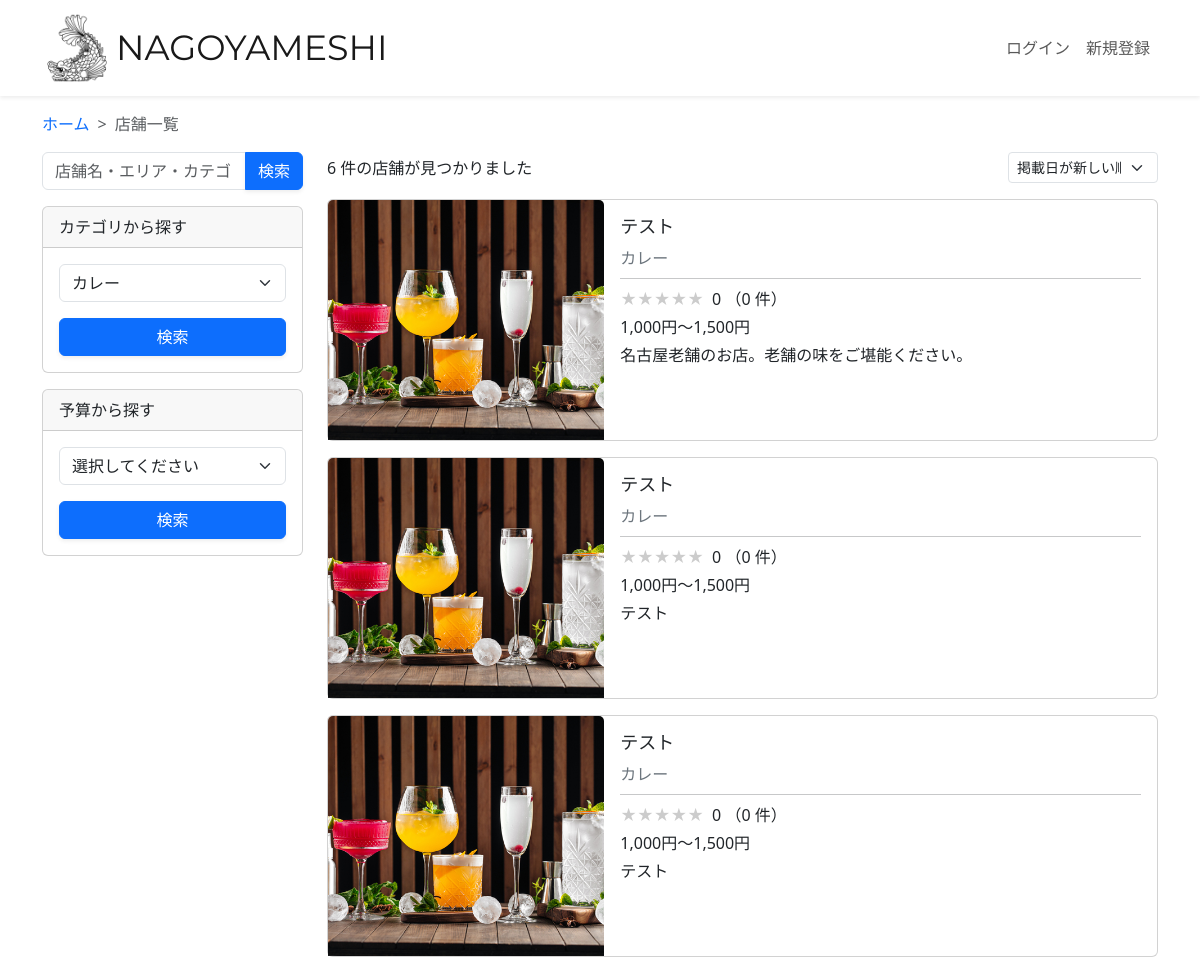
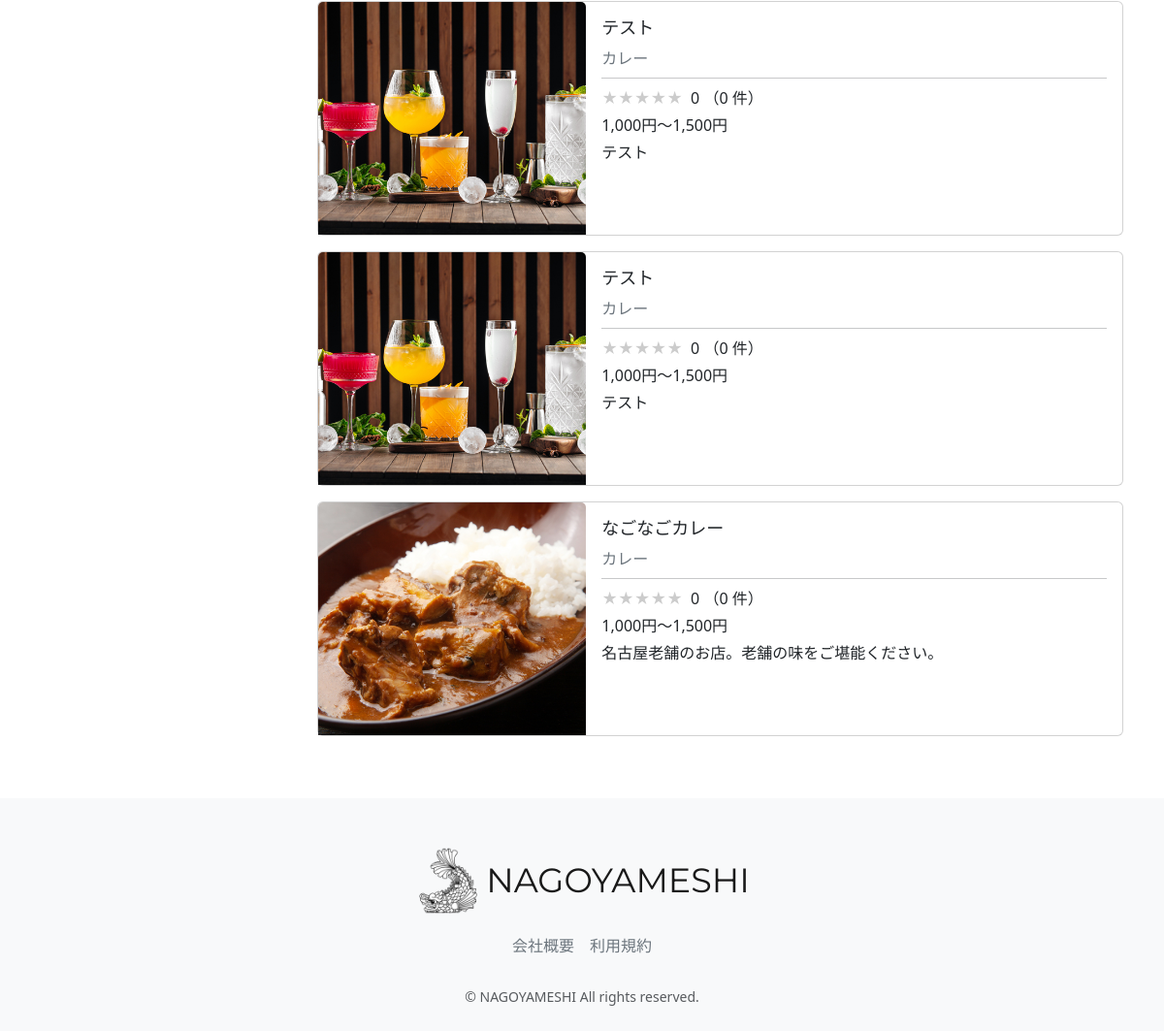
The app's page /restaurant-list/?category=カレー&button_type=category, older data (2 pictures, top to bottom).
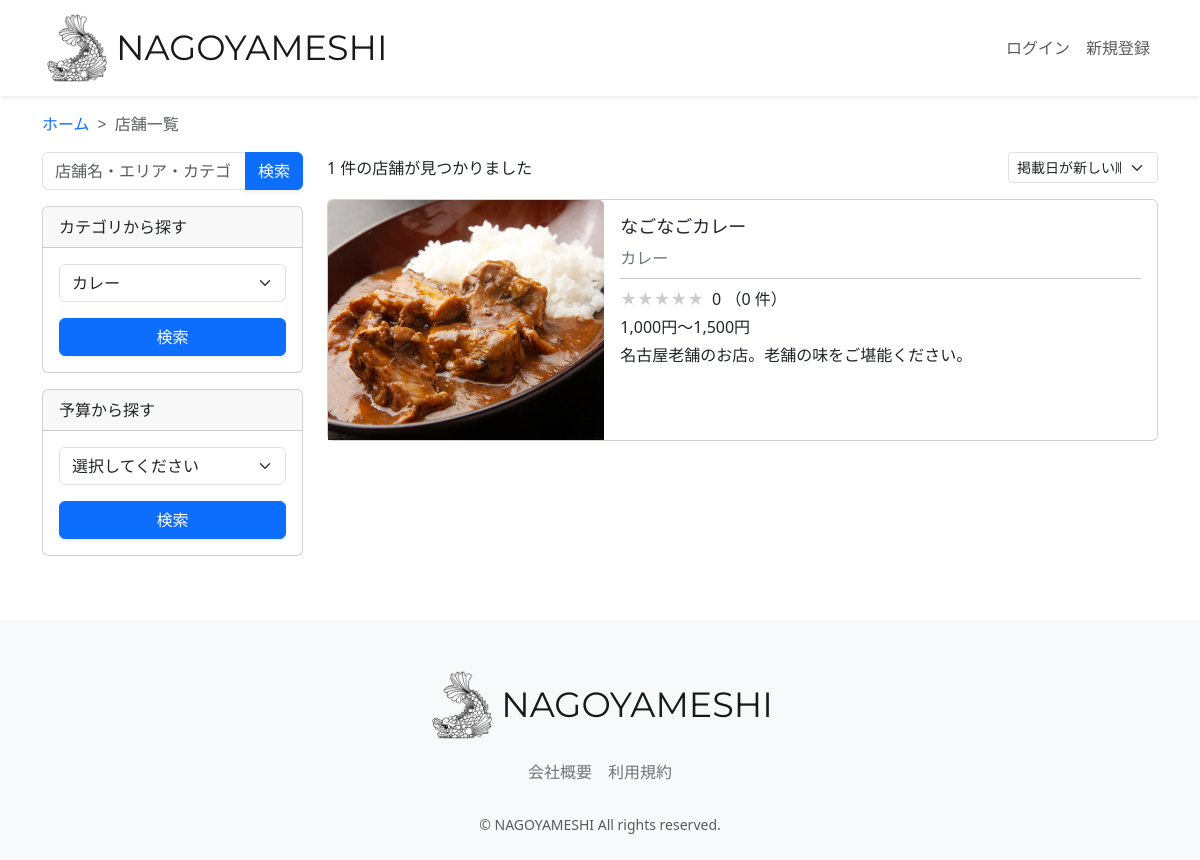
The same page, newer data.
### restaurant/models.py (models this page shows, shortened)
class Restaurant(models.Model):
    name = models.CharField(verbose_name="店舗名", max_length=64)
    description = models.CharField(verbose_name="説明", max_length=128)
    price = models.CharField(verbose_name="価格帯", max_length=32)
    zip_code = models.CharField(verbose_name="郵便番号", max_length=32)
    address = models.CharField(verbose_name="住所", max_length=128)
    business_time = models.CharField(verbose_name="営業時間", max_length=64)
    close_day_of_week = models.CharField(verbose_name="定休日", max_length=32)
    seats_number = models.CharField(verbose_name="座席数", max_length=32)
    category = models.ForeignKey(
        Category, verbose_name="カテゴリー", on_delete=models.PROTECT
    )
    rate = models.FloatField(verbose_name="レート", default=0.0)
    review_num = models.IntegerField(verbose_name="レビュー数", default=0)
    reservation_num = models.IntegerField(verbose_name="予約数", default=0)
    photo = models.ImageField(verbose_name="写真", blank=True, null=True)
    created_at = models.DateTimeField(verbose_name="作成日時", auto_now_add=True)
    updated_at = models.DateTimeField(verbose_name="更新日時", auto_now=True)
    class Meta:
        verbose_name = '店舗一覧'
        verbose_name_plural = "店舗一覧"

class Category(models.Model):
    name = models.CharField(verbose_name="カテゴリー名", max_length=64)
    photo = models.ImageField(verbose_name="写真", blank=True, null=True)
    class Meta:
        verbose_name = 'カテゴリー一覧'
        verbose_name_plural = "テゴリー一覧"
    def __str__(self):
        return self.name

### restaurant/views.py (the view, shortened to what this page needs)
class RestaurantListView(generic.ListView):
    template_name = "restaurant_list.html"
    model = models.Restaurant
    def get_context_data(self, **kwargs):
        context = super(RestaurantListView, self).get_context_data(**kwargs)
        keyword = self.request.GET.get("keyword")
        category = self.request.GET.get("category")
        price = self.request.GET.get("price")
        select_sort = self.request.GET.get("select_sort")
        button_type = self.request.GET.get("button_type")
        keyword = keyword if keyword is not None else ""
        category = category if category is not None else ""
        price = price if price is not None else "0"
        select_sort = select_sort if select_sort is not None else "-created_at"
        self.request.session["select_sort"] = select_sort
        if button_type == "keyword":
            self.request.session["keyword_session"] = keyword
            self.request.session["category_session"] = ""
            self.request.session["price_session"] = "0"
        if button_type == "category":
            self.request.session["category_session"] = category
            self.request.session["keyword_session"] = ""
            self.request.session["price_session"] = "0"
        if button_type == "price":
            self.request.session["price_session"] = price
            self.request.session["keyword_session"] = ""
            self.request.session["category_session"] = ""
        if button_type == "select_sort":
            self.request.session["select_sort"] = select_sort
        keyword_session = self.request.session.get("keyword_session")
        category_session = self.request.session.get("category_session")
        price_session = self.request.session.get("price_session")
        select_sort_session = self.request.session.get("select_sort")
        restaurant_list = models.Restaurant.objects.filter(
            Q(name__icontains=keyword_session)
            | Q(address__icontains=keyword_session)
            | Q(category__name__icontains=keyword_session)
        )
        '''
        restaurant_list = restaurant_list.filter(
            category__name__icontains=category_session
        )
         '''
        if button_type == "category":
            restaurant_list = restaurant_list.filter(
            category__name__iexact=category_session
            )
        restaurant_list = restaurant_list.order_by(select_sort_session)
        category_list = models.Category.objects.all()
        average_rate_list = []
        average_rate_star_list = []
        rate_num_list = []
        for restaurant in restaurant_list:
            average_rate = models.Review.objects.filter(
                restaurant=restaurant
            ).aggregate(Avg("rate"))
            average_rate = (
                average_rate["rate__avg"]
                if average_rate["rate__avg"] is not None
                else 0
            )
            average_rate_list.append(round(average_rate, 2))
            if average_rate % 1 == 0:
                average_rate = int(average_rate)
            else:
                average_rate = round(average_rate * 2) / 2
            average_rate_star_list.append(average_rate)
            rate_num = models.Review.objects.filter(restaurant=restaurant).count()
            rate_num_list.append(rate_num)
        context.update(
            {
                "category_list": category_list,
                "keyword_session": keyword_session,
                "category_session": category_session,
                "price_session": price_session,
                "select_sort_session": select_sort_session,
                "restaurant_list": zip(
                    restaurant_list,
                    average_rate_list,
                    average_rate_star_list,
                    rate_num_list,
                ),
                "restaurant_num": len(restaurant_list)
            }
        )
        return context

### restaurant/templates/restaurant/restaurant_list.html (shortened to what this page needs)
{% extends "layout/base.html" %}
{% load static %}
{% block content %}
<main>
  <div class="container nagoyameshi-container pb-5">
    <div class="row justify-content-center">
      <nav class="my-3" style="--bs-breadcrumb-divider: '>';" aria-label="breadcrumb">
        <ol class="breadcrumb mb-0">
          <li class="breadcrumb-item"><a href="{% url 'top_page' %}">ホーム</a></li>
          <li class="breadcrumb-item active" aria-current="page">店舗一覧</li>
        </ol>
      </nav>
      <div class="col-xl-3 col-lg-4 col-md-12">
        <form method="GET" class="w-100 mb-3">
          <div class="input-group">
            <input type="text" class="form-control" placeholder="店舗名・エリア・カテゴリ" name="keyword" value={% if keyword_session %}{{keyword_session }}{% else %}""{% endif %}>
            <button type="submit" class="btn btn-primary text-white shadow-sm">検索</button>
          </div>
        </form>
        <div class="card mb-3">
          <div class="card-header">カテゴリから探す</div>
          <div class="card-body">
            <form method="GET" class="w-100">
              <div class="form-group mb-3">
                <select class="form-control form-select" name="category" required>
                  {% for category in category_list %}
                  <option value="{{ category.name }}" {% if category_session == category.name %}selected{% endif %}>
                    {{ category.name }}
                  </option>
                  {% endfor %}
                </select>
              </div>
                <div class="form-group">
                  <button type="submit" class="btn btn-primary text-white shadow-sm w-100">検索</button>
                </div>
            </form>
          </div>
        </div>
        <div class="card mb-3">
          <div class="card-header">予算から探す</div>
          <div class="card-body">
            <form method="GET" class="w-100">
              <div class="form-group mb-3">
                <select class="form-control form-select" name="price" required>
                  <option value="">選択してください</option>
                </select>
              </div>
              <div class="form-group">
                <button type="submit" class="btn btn-primary text-white shadow-sm w-100">検索</button>
              </div>
            </form>
          </div>
        </div>
      </div>
      <div class="col">
        <div class="d-flex justify-content-between flex-wrap">
          <p class="fs-5 mb-3">
            <span class="fs-6">
              {{ restaurant_num }} 件の店舗が見つかりました
            </span>
          </p>
          <form method="GET" class="mb-3 sort-box">
            <select class="form-select form-select-sm" name="select_sort" aria-label=".form-select-sm example" onChange="this.form.submit();">
              <option value="-created_at" {% if select_sort_session == "-created_at" %}selected{% endif %}>掲載日が新しい順</option>
            </select>
          </form>
        </div>
        {% for restaurant,rate,rate_star,rate_num in restaurant_list %}
        <div class="mb-3">
          <a href="{% url 'restaurant_detail' restaurant.id %}" class="link-dark card-link">
            <div class="card h-100">
              <div class="row g-0">
                <div class="col-md-4">
                  {% if restaurant.photo %}
                  <img src="{{ restaurant.photo.url }}" class="card-img-top horizontal-card-image">
                  {% endif %}
                </div>
                <div class="col-md-8">
                  <div class="card-body">
                    <h3 class="card-title">{{ restaurant.name }}</h3>
                    <div class="col d-flex text-secondary">
                      <div>
                        {{ restaurant.category }}
                      </div>
                    </div>
                    <hr class="my-2">
                    <p class="mb-1">
                      <span class="star-rating me-1" data-rate="{{ rate_star }}"></span>
                      {{ rate }} （{{ rate_num }}
                      件）
                    </p>
                    <div class="mb-1">
                      <span>{{ restaurant.price }}</span>
                    </div>
                    <p class="card-text">{{ restaurant.description }}</p>
                  </div>
                </div>
              </div>
            </div>
          </a>
        </div>
        {% endfor %}
      </div>
    </div>
  </div>
</main>
{% endblock %}

### restaurant/templates/layout/base.html (shortened to what this page needs)
{% load static %}
<!DOCTYPE html>
<html lang="ja">
  <head>
    <link href="https://cdn.jsdelivr.net/npm/bootstrap@5.3.3/dist/css/bootstrap.min.css" rel="stylesheet">
    <link href="{% static 'css/nagoyameshi.css' %}" rel="stylesheet">
  </head>
  <body>
    <div id="app" class="wrapper">
      <nav class="navbar navbar-expand-md navbar-light bg-white shadow-sm">
        <div class="container nagoyameshi-container">
          <a class="navbar-brand app-name" href="{% url 'top_page' %}">
            <div class="d-flex align-items-center">
              <img class="nagoyameshi-logo me-1" src="{% static 'images/logo/logo.png' %}" alt="nagoyameshi">
              NAGOYAMESHI
            </div>
          </a>
          <div class="collapse navbar-collapse" id="navbarSupportedContent">
            <ul class="navbar-nav ms-auto">
              {% if user.subscription %}
              <li class="nav-item dropdown">
                <a id="navbarDropdown" class="nav-link dropdown-toggle" href="#" role="button" data-bs-toggle="dropdown" aria-haspopup="true" aria-expanded="false" v-pre>
                  {{ user.user_name }}
                </a>
                <div class="dropdown-menu dropdown-menu-end" aria-labelledby="navbarDropdown">
                  <a class="dropdown-item" href="{% url 'user_detail' user.id %}">会員情報</a>
                  <a class="dropdown-item" href="{% url 'reservation_list' %}">予約一覧</a>
                  <a class="dropdown-item" href="{% url 'favorite_list' %}">お気に入り一覧</a>
                  <a class="dropdown-item" href="{% url 'subscribe_payment' %}">お支払い方法</a>
                  <a class="dropdown-item" href="{% url 'subscription_cancel' %}">有料プラン解約</a>
                  {% if user.is_staff %}
                  <a class="dropdown-item" href="{% url 'management_user' %}">管理者画面</a>
                  {% endif %}
                  <div class="dropdown-divider">
                  </div>
                  <a class="dropdown-item" href="{% url 'account_logout' %}">ログアウト</a>
                </div>
              </li>
              {% else %}{% if user.is_authenticated %}
              <li class="nav-item dropdown">
                <a id="navbarDropdown" class="nav-link dropdown-toggle" href="#" role="button" data-bs-toggle="dropdown" aria-haspopup="true" aria-expanded="false" v-pre>
                  {{ user.user_name }}
                </a>
                <div class="dropdown-menu dropdown-menu-end" aria-labelledby="navbarDropdown">
                  <a class="dropdown-item" href="{% url 'user_detail' user.id %}">会員情報</a>
                  <a class="dropdown-item" href="{% url 'subscription_register' %}">有料プラン登録</a>
                  {% if user.is_staff %}
                  <a class="dropdown-item" href="{% url 'management_user' %}">管理者画面</a>
                  {% endif %}
                  <div class="dropdown-divider">
                  </div>
                  <a class="dropdown-item" href="{% url 'account_logout' %}">ログアウト</a>
                </div>
              </li>
              {% else %}
              <li class="nav-item">
                <a class="nav-link" href="{% url 'account_login' %}">ログイン</a>
              </li>
              <li class="nav-item">
                <a class="nav-link" href="{% url 'account_signup' %}">新規登録</a>
              </li>
              {% endif %}
              {% endif %}
            </ul>
          </div>
        </div>
      </nav>
      {% block content %}{% endblock %}
      <footer class="bg-light">
        <div class="d-flex justify-content-center footer-logo">
          <a class="navbar-brand app-name" href="{% url 'top_page' %}">
            <div class="d-flex align-items-center">
              <img class="nagoyameshi-logo me-1" src="{% static 'images/logo/logo.png' %}" alt="nagoyameshi">
              NAGOYAMESHI
            </div>
          </a>
        </div>
        <div class="d-flex justify-content-center footer-link">
          <a href="{% url 'company_page' %}" class="link-secondary me-3">会社概要</a>
          <a href="{% url 'terms_page' %}" class="link-secondary">利用規約</a>
        </div>
        <p class="text-center text-muted small mb-0">&copy; NAGOYAMESHI All rights reserved.</p>
      </footer>
    </div>
  </body>
</html>

### static/css/nagoyameshi.css (style rules this page uses)
.wrapper { min-height: 100vh; position: relative; padding-bottom: 240px; box-sizing: border-box; }
.nagoyameshi-logo { height: 70px; }
.app-name { font-family: "Montserrat", sans-serif; font-optical-sizing: auto; font-weight: weight; font-style: normal; font-size: 35px; color: #191919; }
footer { width: 100%; height: 240px; position: absolute; bottom: 0; padding: 50px 15px; }
.footer-logo { margin-bottom: 20px; }
.footer-link { margin-bottom: 30px; }
h3 { font-size: 1.125rem; }
a { text-decoration: none !important; }
.horizontal-card-image { width: 100%; height: 240px; object-fit: cover; }
.card-link { transition: 0.3s; }
.sort-box { width: 150px; }
.star-rating { position: relative; z-index: 0; display: inline-block; white-space: nowrap; color: #CCCCCC; }
.star-rating:before, .star-rating:after { content: '★★★★★'; }
.star-rating:after { position: absolute; z-index: 1; top: 0; left: 0; overflow: hidden; white-space: nowrap; color: #F29F05; }
.star-rating[data-rate="0"]:after { width: 0%; }

Row changes from the older to the newer data that the page shows:
removed Restaurant: photo (picture), name "テスト", category "カレー", rate "0", rate_num "0", price "1,000円～1,500円", description "名古屋老舗のお店。老舗の味をご堪能ください。"
removed Restaurant: photo (picture), name "テスト", category "カレー", rate "0", rate_num "0", price "1,000円～1,500円", description "テスト"
removed Restaurant: photo (picture), name "テスト", category "カレー", rate "0", rate_num "0", price "1,000円～1,500円", description "テスト"
removed Restaurant: photo (picture), name "テスト", category "カレー", rate "0", rate_num "0", price "1,000円～1,500円", description "テスト"
removed Restaurant: photo (picture), name "テスト", category "カレー", rate "0", rate_num "0", price "1,000円～1,500円", description "テスト"
Text that changed along with them:
{{ restaurant_num }}: "6" → "1"
